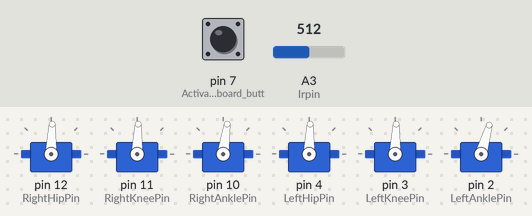
Simulated run of this sketch. Board: Arduino Uno, built with avr-gcc and run on an emulated ATmega328P. Shown: 6 × servo. Inputs (shaded band) come from the test bench; at power-on: A3 (Irpin) = 512, pin 7 (Activate_the_onboard_butt) HIGH.

Above: at 6.2 s.
6.3 s: A3 (Irpin) set to 240
At 6.47 s:
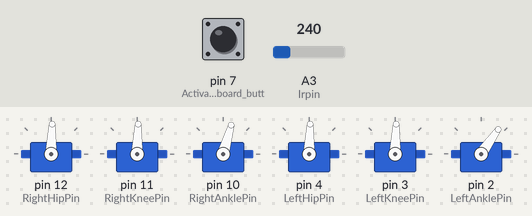
13.9 s: A3 (Irpin) set to 263
At 14.11 s:
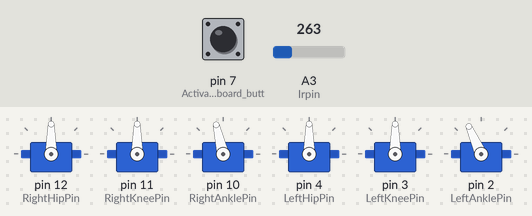
24.4 s: A3 (Irpin) set to 122
At 25.28 s:
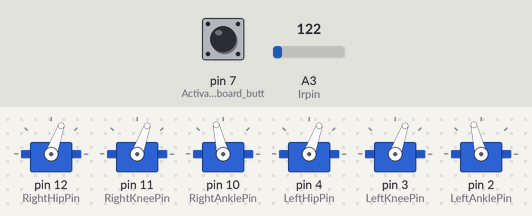
Timing chart, 0 to 60.2 s (numbered marks = the images above; inputs shaded):
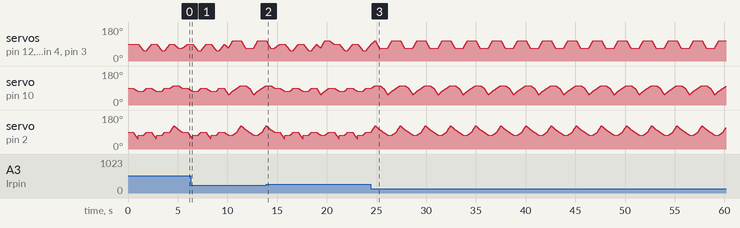

Measured:
- the behaviour switches between 250 and 251 on A3 (Irpin) (found by bisection; images 1 and 2)

The sketch:

Brat_AUT.ino
```cpp
//Autonomous Brat code designed to avoid obstacles and wander
//by Devon Simmons 03/29/12
//Written for the BotBoarduino
//Robot kit from Lynxmotion
//Right Hip, Knee, Ankle on pins 12, 11, 10
//Left Hip, Knee, Ankle on pins 4, 3, 2
//Onboard buttons are used on pins 7, 8, 9
//Onboard Speaker is used on pin 5
//GP2D12 Sensor on analog pin 3
//Only Core libraries are used

#include <EEPROM.h>
#include "WriteReadAnything.h"
#include <Servo.h>
#include "Move_Data.h"

#define RightHipPin 12
#define RightKneePin 11
#define RightAnklePin 10
#define LeftHipPin 4
#define LeftKneePin 3
#define LeftAnklePin 2
#define Irpin A3
#define Speakerpin 5

int Offsets[6] = {0, 0, 0, 0, 0, 0};
Servo ServoTable[6];

//******************************************************************
//Setup:
//This is the main Arduino setup function called on startup
//******************************************************************
void setup()
{
  ServoTable[0].attach(RightHipPin);
  ServoTable[1].attach(RightKneePin);
  ServoTable[2].attach(RightAnklePin);
  ServoTable[3].attach(LeftHipPin);
  ServoTable[4].attach(LeftKneePin);
  ServoTable[5].attach(LeftAnklePin);
  pinMode(7, INPUT);  //Activate the onboard buttons for our use in the program
  pinMode(8, INPUT);  //
  pinMode(9, INPUT);  //
  if(digitalRead(7) == LOW)  //if we hold down the A button enter config mode
    Config_Offsets();
  else                       //Otherwise Load the current offsets
    Load_Offsets();
}

//******************************************************************
//Load_Offsets:
//This function loads the stored offsets from the onboard EEPROM
//into RAM for use by the function.
//******************************************************************
void Load_Offsets()
{
  EEPROM_readAnything(0, Offsets);
}

//******************************************************************
//Config_Offsets:
//If Button A is held down on startup this function will run.
//This function  allows the user to set the offsets of each
//servo by using the three onboard button.
//Button A cycles to the next servo.
//Button B decreases the servo offset.
//Button C increases the servo offset.
//The Servo offsets are set in this order:
//RightHip > RightKnee > RightAnkle > LeftHip > LeftKnee > LeftAnkle
//******************************************************************
void Config_Offsets()
{
  tone(Speakerpin, 1000, 1000); //let the user know config has started
  delay(2000); //give some time to let go of button A

  for(int x = 0; x < 6; x++) //Cycle through all six servos
  {
    while(digitalRead(7))
    {
      if(digitalRead(8) == LOW)
        {
          Offsets[x] = Offsets[x] - 1;
          delay(100);
        }
      else if(digitalRead(9) == LOW)
      {
        Offsets[x] = Offsets[x] + 1;
        delay(100);
      }
      ServoTable[x].write(90 + Offsets[x]);
    }
    delay(500);

  }
  EEPROM_writeAnything(0, Offsets); //Save the new config to non volatile EEPROM
  for(int x = 0; x < 5; x++) //let the user know they have finished the config
  {
    tone(Speakerpin, 100*x + 500, 100);
    delay(100);
  }
}

//******************************************************************
//ir_Sense:
//If there is something in range of the sensor the robot
//will turn to its left
//******************************************************************
void ir_Sense()
{
  if(analogRead(Irpin) > 250)
    Turn_Left();
}

//******************************************************************
//Main loop
//******************************************************************
void loop()
{
  ir_Sense();
  Walk(20);
}
```

Move_Data.h
```cpp
#include <Arduino.h>

#define period 10 //time between each servo adjustment in Microseconds

extern Servo ServoTable[6];
extern int Offsets[6];

float RHP = 90;
float RKP = 90;
float RAP = 90;
float LHP = 90;
float LKP = 90;
float LAP = 90;

boolean stepN;
int last_angle = 90;
int Speed = 400;

void GroupMove(int p1, int p2, int p3, int p4, int p5, int p6, int Speed)
{
  float ticks = Speed / period;
  float RHS = (p1 - RHP) / ticks;
  float RKS = (p2 - RKP) / ticks;
  float RAS = (p3 - RAP) / ticks;
  float LHS = (p4 - LHP) / ticks;
  float LKS = (p5 - LKP) / ticks;
  float LAS = (p6 - LAP) / ticks;
  for(int x = 0; x < ticks; x++)
  {
    RHP = RHP + RHS;
    RKP = RKP + RKS;
    RAP = RAP + RAS;
    LHP = LHP + RHS;
    LKP = LKP + LKS;
    LAP = LAP + LAS;
    ServoTable[0].write(RHP + Offsets[0]);
    ServoTable[1].write(RKP + Offsets[1]);
    ServoTable[2].write(RAP + Offsets[2]);
    ServoTable[3].write(LHP + Offsets[3]);
    ServoTable[4].write(LKP + Offsets[4]);
    ServoTable[5].write(LAP + Offsets[5]);
    delay(period);
  }
}

void Walk(byte angle)
{
  if(stepN)
  {
    angle = 90 + angle;
    GroupMove(last_angle, last_angle, 55, last_angle, last_angle, 75, Speed);
    GroupMove(angle, angle, 75, angle, angle, 75, Speed);
    GroupMove(angle, angle, 90, angle, angle, 90, Speed);
    stepN = !stepN;
  }
  else
  {
    angle = 90 - angle;
    GroupMove(last_angle, last_angle, 105, last_angle, last_angle, 125, Speed);
    GroupMove(angle, angle, 105, angle, angle, 105, Speed);
    GroupMove(angle, angle, 90, angle, angle, 90, Speed);
    stepN = !stepN;
  }
  last_angle = angle;
}

void Turn_Left()
{
  GroupMove(90, 90, 90, 90, 90, 90, 500);
  GroupMove(90, 90, 75, 90, 90, 55, 450);
  GroupMove(90, 90, 75, 90, 90, 75, 50);
  GroupMove(55, 55, 75, 55, 55, 75, 500);
  GroupMove(55, 55, 90, 55, 55, 90, 250);
  GroupMove(90, 90, 90, 90, 90, 90, 500);
  GroupMove(90, 90, 75, 90, 90, 55, 450);
  GroupMove(90, 90, 75, 90, 90, 75, 50);
  GroupMove(55, 55, 75, 55, 55, 75, 500);
  GroupMove(55, 55, 90, 55, 55, 90, 250);
  GroupMove(90, 90, 90, 90, 90, 90, 500);
}
```

WriteReadAnything.h
```cpp
#include <EEPROM.h>
#include <Arduino.h>  // for type definitions

template <class T> int EEPROM_writeAnything(int ee, const T& value)
{
    const byte* p = (const byte*)(const void*)&value;
    int i;
    for (i = 0; i < sizeof(value); i++)
          EEPROM.write(ee++, *p++);
    return i;
}

template <class T> int EEPROM_readAnything(int ee, T& value)
{
    byte* p = (byte*)(void*)&value;
    int i;
    for (i = 0; i < sizeof(value); i++)
          *p++ = EEPROM.read(ee++);
    return i;
}
```
